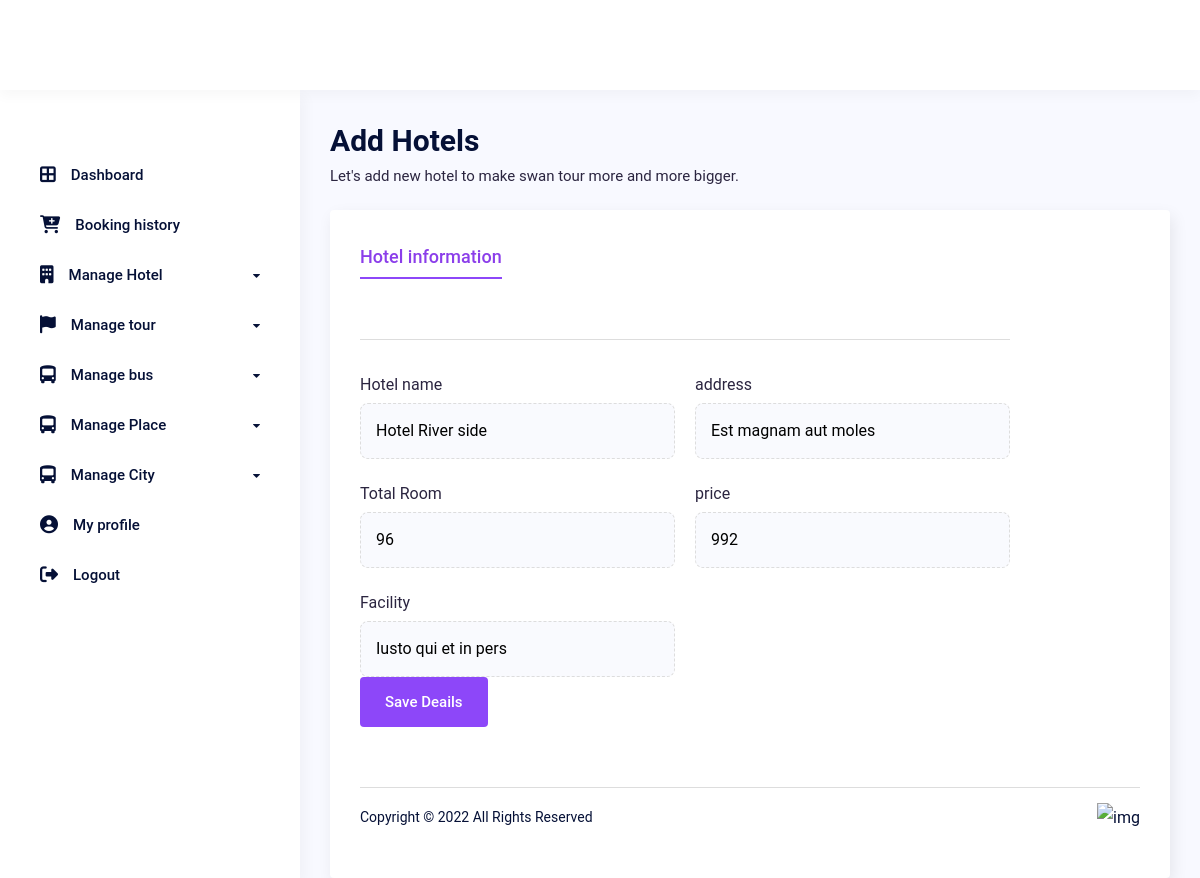
/hotel/hotel_update/11 (signed in), run on the app's committed database.
### hotel/models.py (models this page shows, shortened)
class Hotel(BaseModel):
    hotelname = models.CharField(max_length=50)
    address = models.CharField(max_length=100)
    map_link = models.URLField(max_length=500)
    total_room = models.IntegerField()
    price = models.IntegerField()
    rating =models.IntegerField(null=True, default=0)
    facility = models.CharField(max_length=100)
    overview = models.TextField(max_length=1000, null=True)
    city = models.ForeignKey(City, on_delete=models.CASCADE)
    place = models.ForeignKey(Place, on_delete=models.CASCADE)
    hotel_image = models.ImageField(upload_to='image/hotel/')
    room_image = models.ImageField(upload_to='image/hotel/')
    image_3 = models.ImageField(upload_to='image/hotel/')
    image_4 = models.ImageField(upload_to='image/hotel/')
    image_5 = models.ImageField(upload_to='image/hotel/')
    hotel_slug = AutoSlugField(populate_from='hotelname', unique=True, null=True, default=None)
    class Meta:
        ordering = ('created_at',)

### hotel/views.py (the view)
# urls.py: path('hotel_update/<int:pk>', HotelView.HotelUpdateView.as_view(), name="hotel_update"),
    class HotelUpdateView(BaseView, SuperUserView, UpdateView):
        model = Hotel
        fields = ['hotelname', 'address', 'total_room', 'price', 'facility']
        template_name = 'hotel/hotel_update.html'
        success_url = reverse_lazy('db_hotel_list')

### app/views.py (called while the page is built)
    def test_func(self):
        return self.request.user.is_superuser

    def dispatch(self, request, *args, **kwargs):
        if not self.test_func():
            return redirect(self.login_url)
        return super().dispatch(request, *args, **kwargs)

### templates/hotel/hotel_update.html (shortened to what this page needs)
{% extends "base.html" %}
{% load static %}
{%  block dashboard %}
<div class="dashboard__main">
    <div class="dashboard__content">
      <div class="row y-gap-20 justify-between items-end pb-20 lg:pb-40 md:pb-32">
        <div class="col-auto">
          <h1 class="text-30 lh-14 fw-600">Add Hotels</h1>
          <div class="text-15 text-light-1">Let's add new hotel to make swan tour more and more bigger.</div>
        </div>
        <div class="col-auto">
        </div>
      </div>
      <div class="py-30 px-30 rounded-4 bg-white custom_shadow">
        <div class="tabs -underline-2 js-tabs">
          <div class="tabs__controls row x-gap-40 y-gap-10 lg:x-gap-20 js-tabs-controls">
            <div class="col-auto">
              <button
                class="tabs__button text-18 lg:text-16 text-light-1 fw-500 pb-5 lg:pb-0 js-tabs-button is-tab-el-active"
                data-tab-target=".-tab-item-1">Hotel information</button>
            </div>
          </div>
          <form action="{% url 'hotel_update' hotel.id %}" method="post">
            <div class="tabs__content pt-30 js-tabs-content">
              <div class="tabs__pane -tab-item-1 is-tab-el-active">
                <div class="col-xl-10">
                    <div class="border-top-light mt-30 mb-30"></div>
                    <div class="row x-gap-20 y-gap-20">
                      <div class="col-6">
                        <div class="form-input ">
                          <label class="lh-1 text-16 text-light-1">Hotel name</label>
                          <input type="text" value="{{hotel.hotelname}}  " name="hotelname" required>
                        </div>
                      </div>
                      <div class="col-6">
                        <div class="form-input ">
                          <label class="lh-1 text-16 text-light-1">address </label>
                          <input type="text" value="{{hotel.address}}" name="address" required>
                        </div>
                      </div>
                      <div class="col-6">
                        <div class="form-input ">
                          <label class="lh-1 text-16 text-light-1">Total Room</label>
                          <input type="number" value="{{hotel.total_room}}" name="total_room" max=100 required>
                        </div>
                      </div>
                      <div class="col-6">
                        <div class="form-input ">
                          <label class="lh-1 text-16 text-light-1 ">price</label>
                          <input type="numebr" value="{{hotel.price}}" name="price" min=3 required>
                        </div>
                      </div>
                      <div class="col-6">
                        <div class="form-input ">
                          <label class="lh-1 text-16 text-light-1">Facility</label>
                          <input type="text" value="{{hotel.facility}}" name="facility" required>
                        </div>
                      <div class="col-12">
                          <button  class="button h-50 px-24 -dark-1 bg-blue-1 text-white">Save Deails</button>
                      </div>
                    </div>
                </div>
              </div>
          </form>
        </div>
      </div>
      {% include "db_footer.html" %}
  </div>
</div>
{% endblock %}

### data on the page
Hotel: hotelname "Hotel River side", address "Est magnam aut moles", total_room "96", price "992", facility "Iusto qui et in pers"
